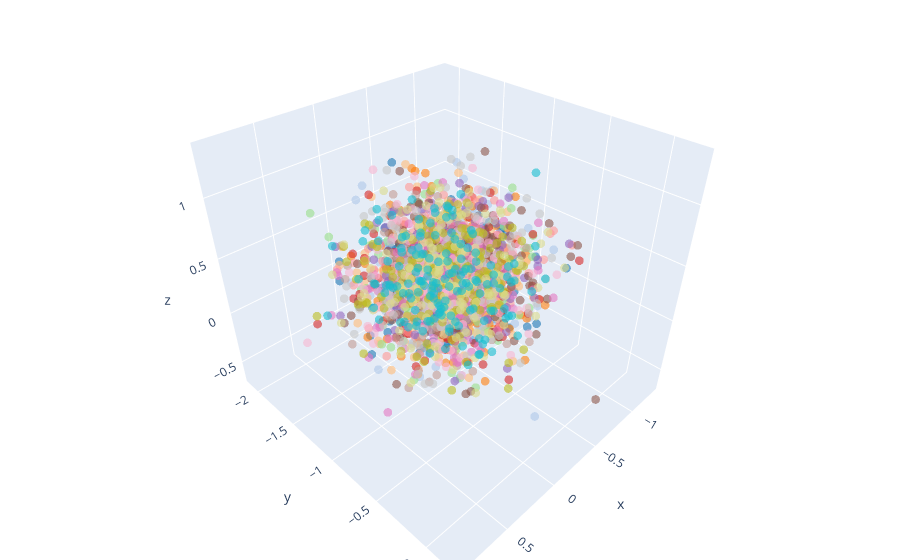

Source (notebook cell):
### Markdown cell above
Test the point cloud viz inside a notebook:

### Code cell
tokens = torch.rand((16,32,152))
show_pca_point_cloud(tokens)

### Figure 1 — Plotly figure (JSON) as saved in the notebook; plotly's stock layout.template omitted (floating-point values rounded to 4 significant figures; data arrays with more than 128 entries replaced by an {"elided": "..."} marker saying what was removed)
{"data": [{"marker": {"color": {"elided": "2432x3 int values"}, "opacity": 0.6, "size": 3}, "mode": "markers", "type": "scatter3d", "x": {"elided": "2432 float values"}, "y": {"elided": "2432 float values"}, "z": {"elided": "2432 float values"}}], "layout": {"margin": {"b": 0, "l": 0, "r": 0, "t": 0}}}
